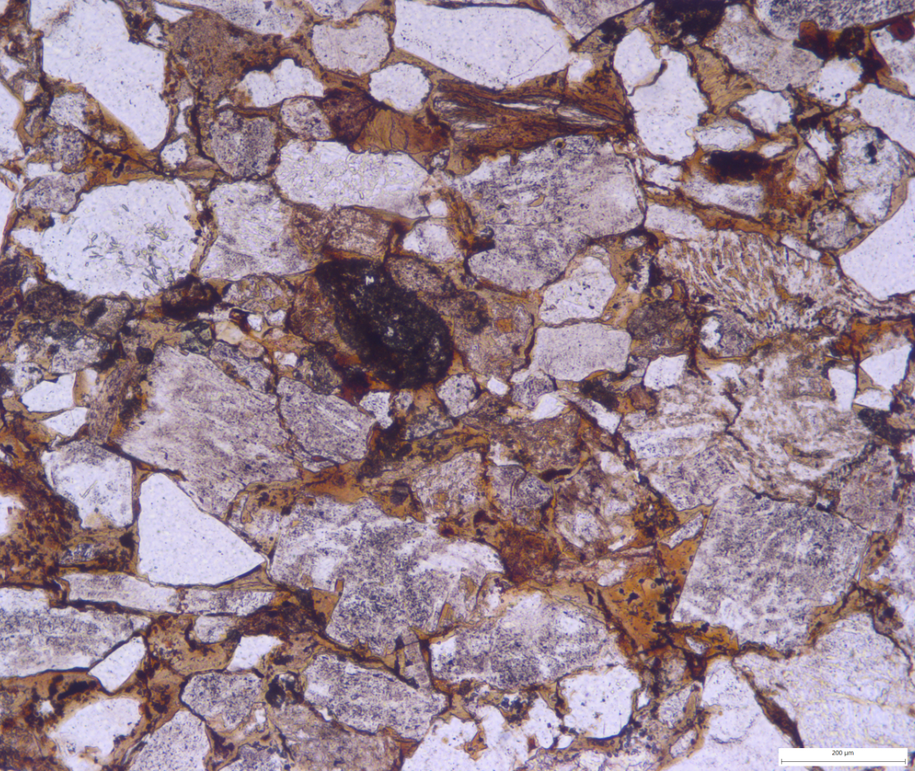
#> input picture image.png, 915 x 771 px, shrunk from 1119 x 943 before the run
$ jupyter execute thin_section_notebook.ipynb   (shell and % lines are left out)
#> lines starting #> are read from the running program, lines starting #| are printed output that depends on the picture
# Quick image hot take

Proof of Concept for B. Romans, on thin section analysis using Canny edge decetion & K-Means clustering.

# Imports

[cell 1]
import numpy as np

import matplotlib.pyplot as plt

from sklearn.cluster import KMeans

import skimage
from skimage import feature
from skimage import io # use the scikit-image data loader
from skimage.color import rgb2gray

# Loading in Data

[cell 2]
img = io.imread('image.png')
#> img is the input picture: shape (771, 915, 4); mean R, G, B, A 152.9, 132.2, 143.7, 255

We need to check the shape. Some png's have Red, Green, Blue, Alpha (transpareny). We need to get rid of transparency!

[cell 3]
np.shape(img)
#> Out = (771, 915, 4)

Will only index the first 3 channels, double check it looks the same.

[cell 4]
print(np.shape(img[:, :, :3]))
#| (771, 915, 3)
plt.imshow(img[:, :, :3])

Canny only works on greyscale, luckily scikit image has a nice function to do just that:

[cell 5]
grayscale = rgb2gray(img[:, :, :3])
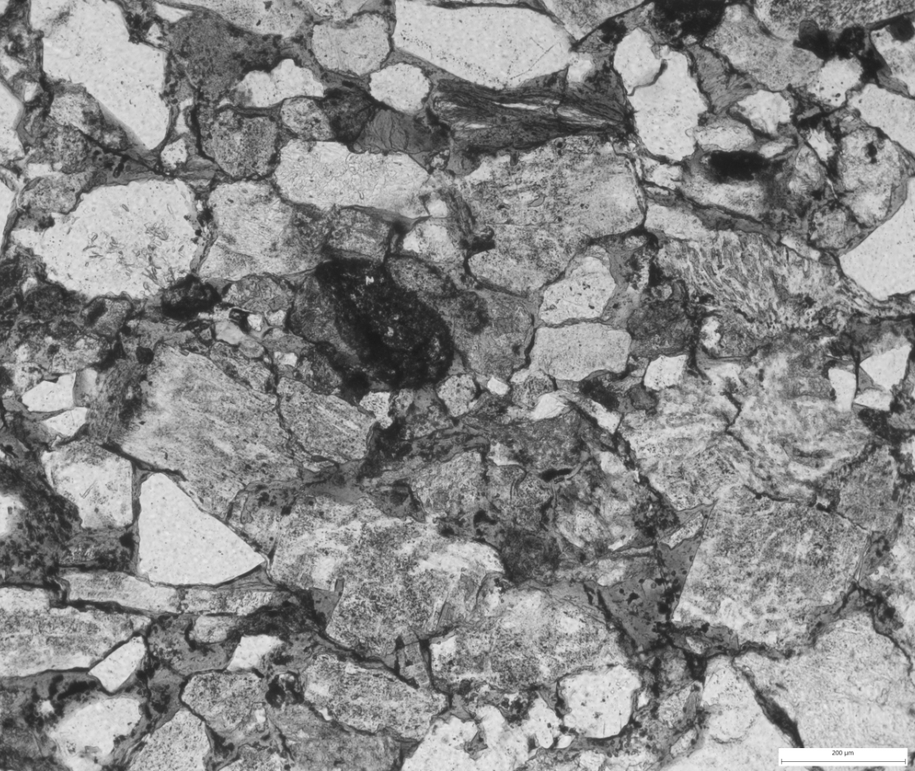
#> grayscale: shape (771, 915) float64; min 0.103, max 1, mean 0.539

Canny Edge Dection has a few different parameters, worth looping through them or trying a few before launching into your whole dataset.

This is the link to the documentation:

https://scikit-image.org/docs/dev/api/skimage.feature.html?highlight=canny#skimage.feature.canny

[cell 6]
edges25 = feature.canny(grayscale, sigma=2.15, low_threshold=.0005) # mess around with it here
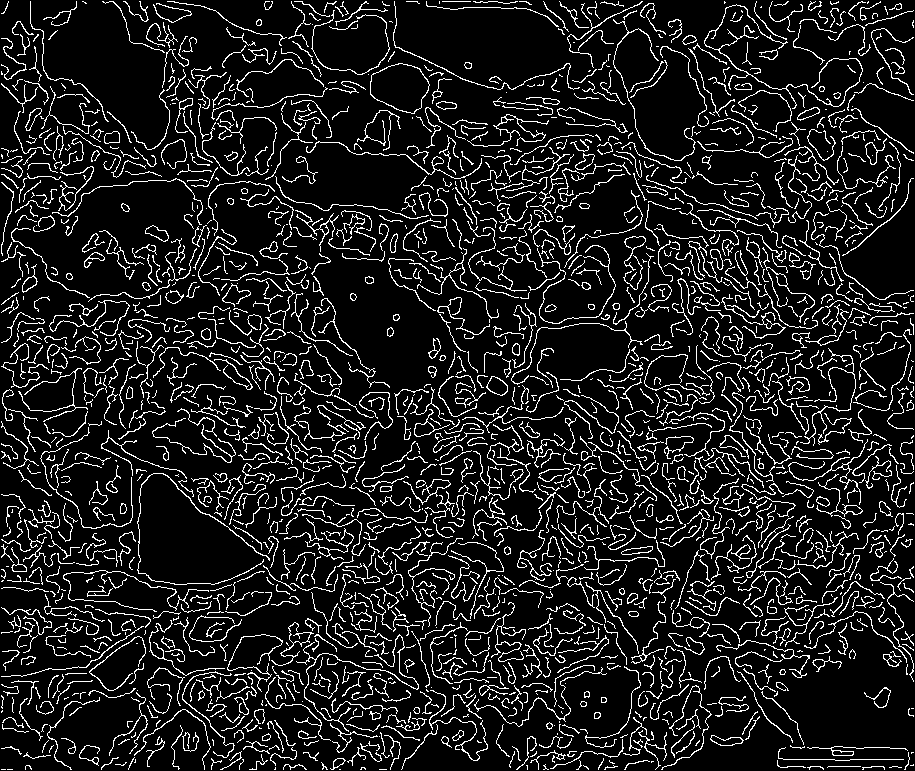
#> edges25: shape (771, 915) bool; 11.6% white in thin lines or dots
plt.imshow(edges25, cmap='Greys')

### Let's calculate 4 images with different sigma values

[cell 7]
edges2 = feature.canny(grayscale, sigma=2)
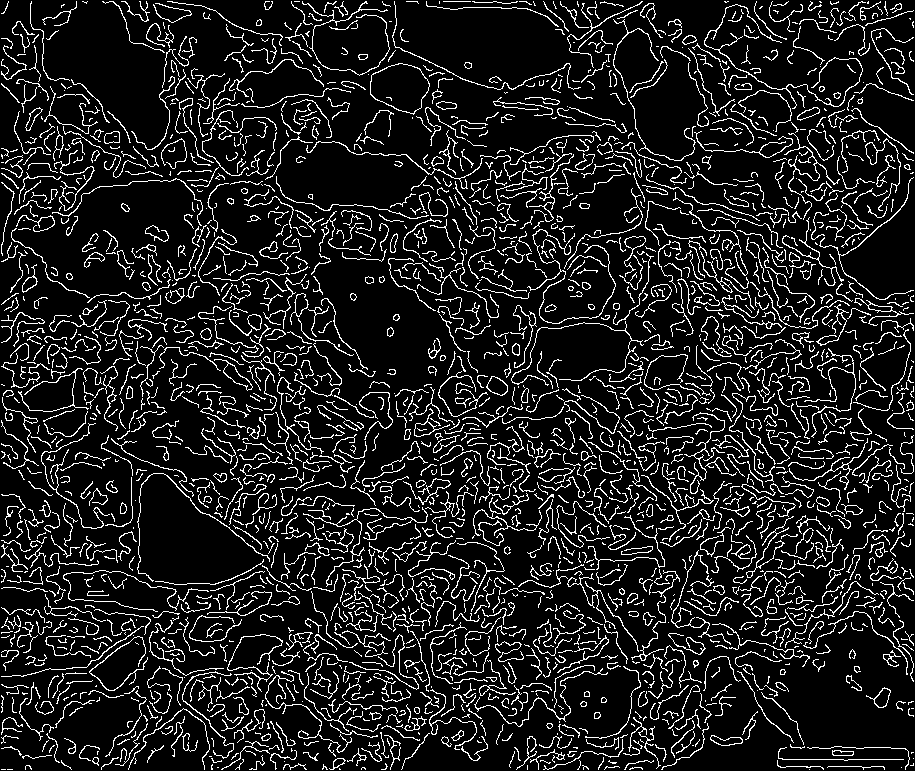
#> edges2: shape (771, 915) bool; 12% white in thin lines or dots
edges3 = feature.canny(grayscale, sigma=3)
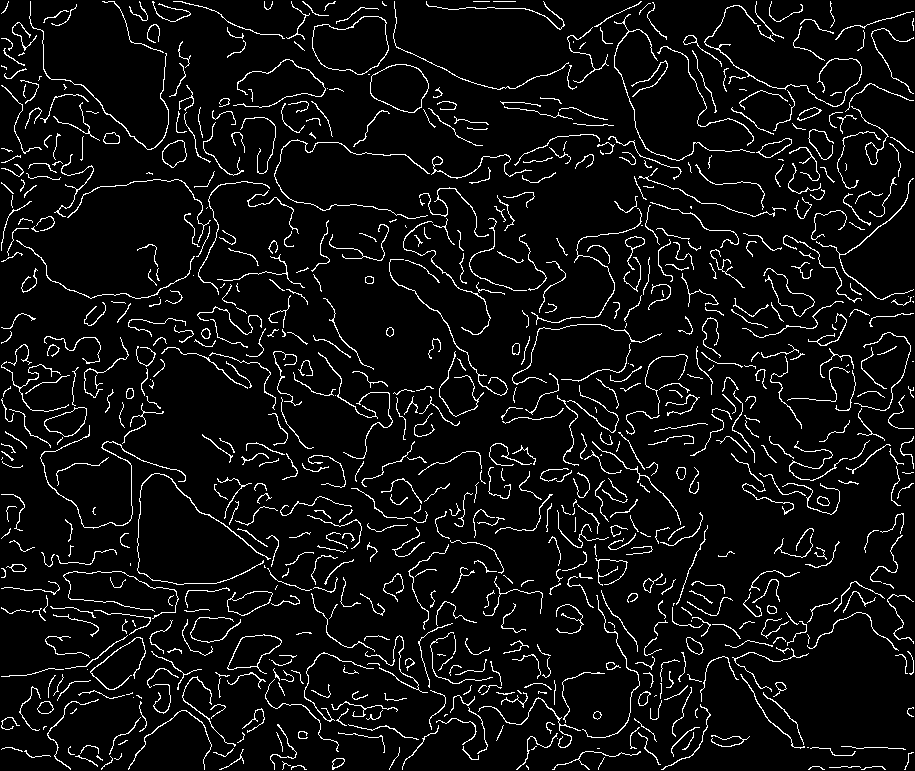
#> edges3: shape (771, 915) bool; 6.4% white in thin lines or dots
edges4 = feature.canny(grayscale, sigma=4)
#> edges4: shape (771, 915) bool; 3.8% white in thin lines or dots
edges5 = feature.canny(grayscale, sigma=5)
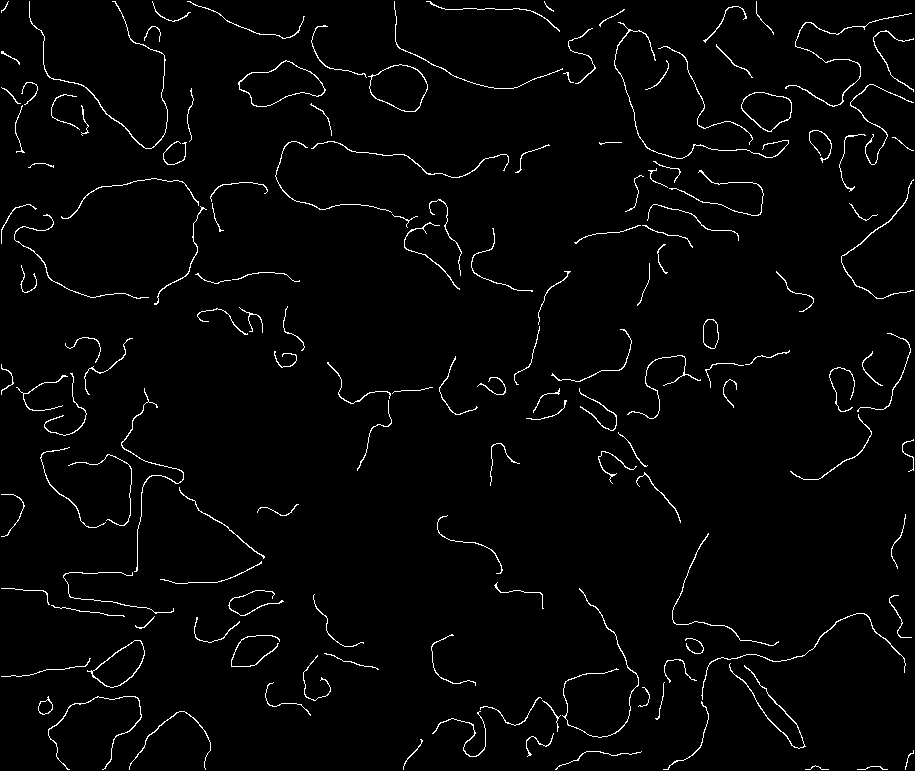
#> edges5: shape (771, 915) bool; 2.3% white in thin lines or dots

Plot the results:

[cell 8]
fig, axs = plt.subplots(2, 2, figsize=(8, 8))

axs[0, 0].imshow(edges2, cmap='Greys')
axs[0, 0].set_title('Sigma 2')


axs[0, 1].imshow(edges3, cmap='Greys')
axs[0, 1].set_title('Sigma 3')

axs[1, 0].imshow(edges4, cmap='Greys')
axs[1, 0].set_title('Sigma 4')

axs[1, 1].imshow(edges5, cmap='Greys')
axs[1, 1].set_title('Sigma 5')

# KMeans Clustering

Compared to Canny edge detection, this works by classiflying every pixel by itself

[cell 9]
n = 4 # number of clusters
image_gray = grayscale #

[cell 10]
fig.tight_layout()
plt.show()
image_gray= grayscale.reshape(grayscale.shape[0] * grayscale.shape[1], 1)
image_gray.shape

kmeans = KMeans(n_clusters=n, random_state=0).fit(image_gray)
clustered = kmeans.cluster_centers_[kmeans.labels_]
labels = kmeans.labels_

for n in range(n):
    image_cluster = []
    for i in range(len(labels)):
        if(labels[i]) == n:
            image_cluster.append(float(clustered[i]))
        else:
            image_cluster.append(1)
    if(n==1):
        image_fix= np.array(image_cluster).reshape(grayscale.shape)
    reshape_clustered = np.array(image_cluster).reshape(grayscale.shape)
    plt.imshow(reshape_clustered, cmap=plt.get_cmap("gray"),vmin=0, vmax=1)
    print(n)
    title = f"Cluster number: {n}"
    plt.title(title)
    plt.show()
#> this loop made 4 passes
#> pass 1, `plt.show()`:
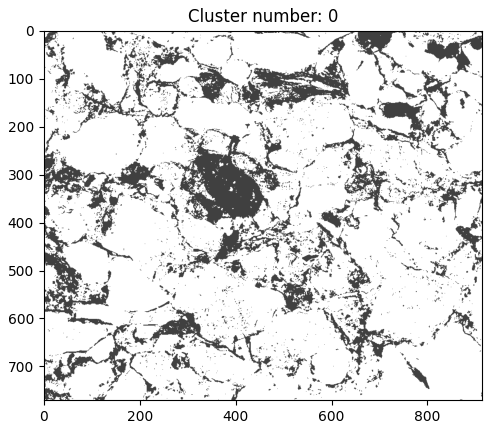
#> figure drawn by matplotlib, 1 panel
#> pass 2, `plt.show()`:
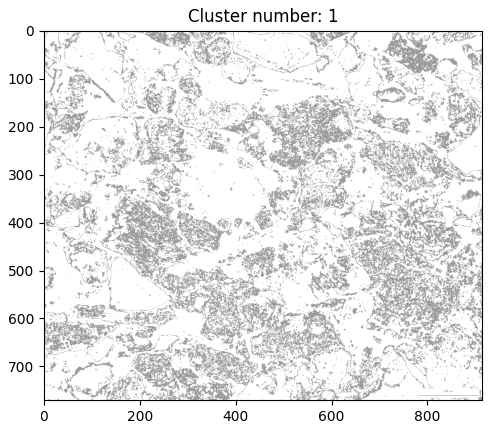
#> figure drawn by matplotlib, 1 panel
